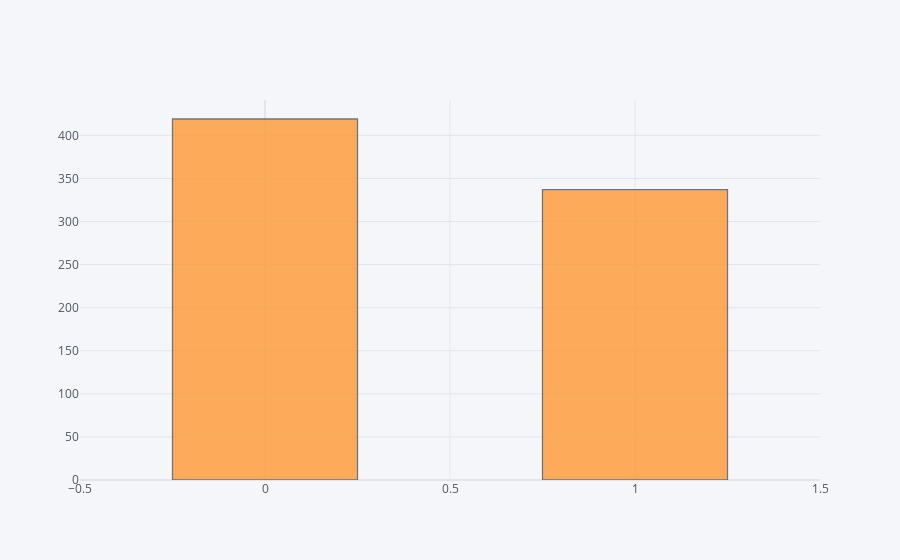

Source (notebook cell):
### Code cell
temp2['runwin'].iplot(kind='hist',bargap=0.5)

### Figure 1 — Plotly figure (JSON) as saved in the notebook; plotly's stock layout.template omitted (floating-point values rounded to 4 significant figures; data arrays with more than 128 entries replaced by an {"elided": "..."} marker saying what was removed)
{"data": [{"histfunc": "count", "histnorm": "", "marker": {"color": "rgba(255, 153, 51, 1.0)", "line": {"color": "#4D5663", "width": 1.3}}, "name": "runwin", "opacity": 0.8, "orientation": "v", "type": "histogram", "x": {"elided": "756 int values"}}], "layout": {"bargap": 0.5, "barmode": "overlay", "legend": {"bgcolor": "#F5F6F9", "font": {"color": "#4D5663"}}, "paper_bgcolor": "#F5F6F9", "plot_bgcolor": "#F5F6F9", "title": {"font": {"color": "#4D5663"}}, "xaxis": {"gridcolor": "#E1E5ED", "showgrid": true, "tickfont": {"color": "#4D5663"}, "title": {"font": {"color": "#4D5663"}, "text": ""}, "zerolinecolor": "#E1E5ED"}, "yaxis": {"gridcolor": "#E1E5ED", "showgrid": true, "tickfont": {"color": "#4D5663"}, "title": {"font": {"color": "#4D5663"}, "text": ""}, "zerolinecolor": "#E1E5ED"}}}
